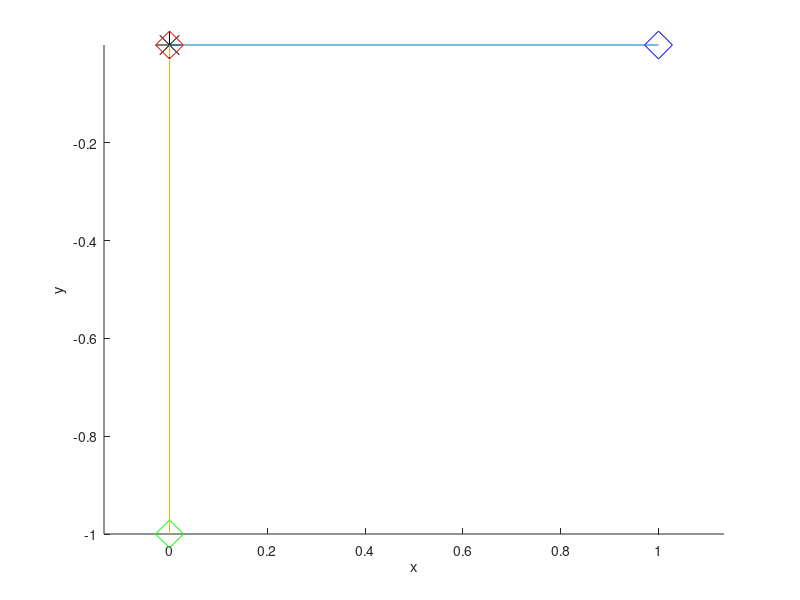

Reproduce this figure in MATLAB. (Note: this script raises an error after producing the figure.)
clc
clear all
close all

pose = [0 0 0];

radius = 1;

vector1 = [1 0 0];
vector2 = [0 0 1];

point1 = pose + radius*vector1;
point2 = pose + radius*vector2;

figure(1)
hold on;
axis equal;
xlabel('x')
ylabel('y')
zlabel('z')

plot3(pose(1), pose(2), pose(3), '*k', 'MarkerSize', 20);
plot3(point1(1), point1(2), point1(3), 'db', 'MarkerSize', 20);
plot3(point2(1), point2(2), point2(3), 'dr', 'MarkerSize', 20);
xS = [pose(1) point1(1)];
yS = [pose(2) point1(2)];
zS = [pose(3) point1(3)];
plot3(xS, yS, zS);
xS = [pose(1) point2(1)];
yS = [pose(2) point2(2)];
zS = [pose(3) point2(3)];
plot3(xS, yS, zS);

vector3 = cross(vector1, vector2);
point3 = pose + radius*vector3;
plot3(point3(1), point3(2), point3(3), 'dg', 'MarkerSize', 20);
xS = [pose(1) point3(1)];
yS = [pose(2) point3(2)];
zS = [pose(3) point3(3)];
plot3(xS, yS, zS);

vector4 = rodrigues_rot(vector2, vector3, -pi/8);
vector4 = vector4 / norm(vector4);
point4 = pose + radius*vector4;
plot3(point4(1), point4(2), point4(3), 'sk', 'MarkerSize', 35);
xS = [pose(1) point4(1)];
yS = [pose(2) point4(2)];
zS = [pose(3) point4(3)];
plot3(xS, yS, zS);

view(3);

hold off;
